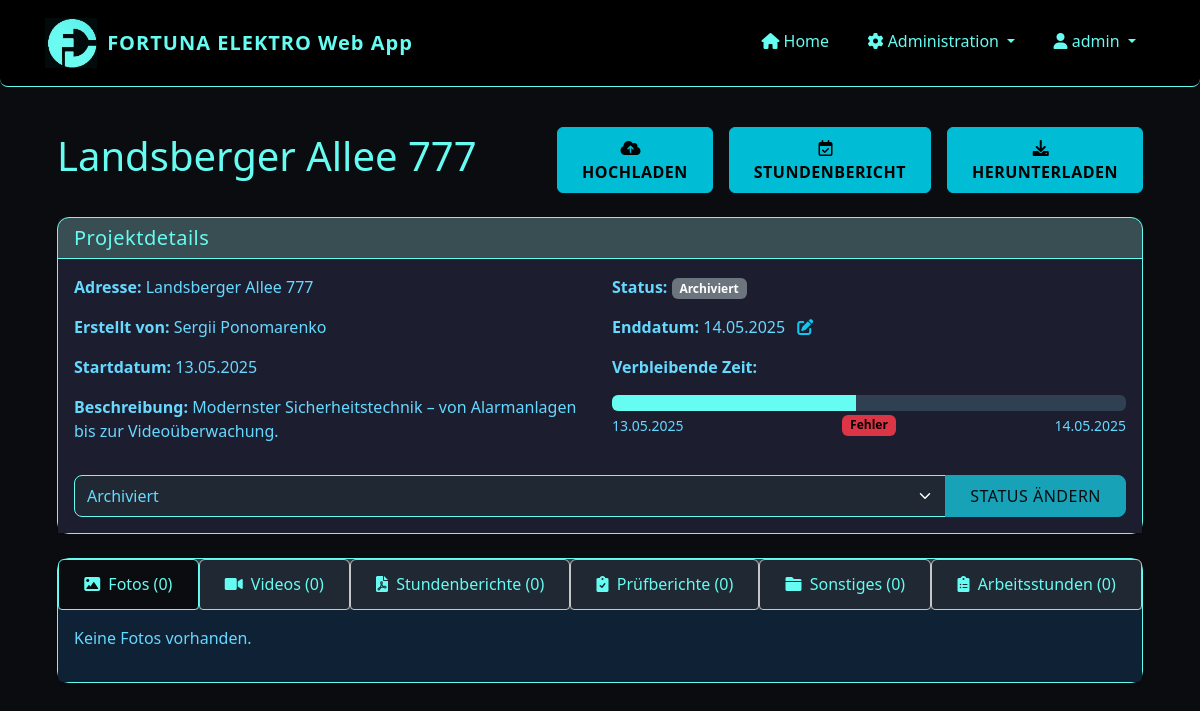
/project/3 (signed in), run on the app's committed database.
### app/models/user.py (models this page shows, shortened)
class User(UserMixin, db.Model):
    id = db.Column(db.Integer, primary_key=True)
    username = db.Column(db.String(64), unique=True, nullable=False)
    password_hash = db.Column(db.String(128), nullable=False)
    password = None  # Virtual field for Flask-Admin, not stored in DB
    role = db.Column(db.String(20), nullable=False, default='installateur')  # 'admin' oder 'installateur'
    is_active = db.Column(db.Boolean, default=True)
    created_at = db.Column(db.DateTime, default=datetime.utcnow)
    projects = db.relationship('Project', backref='creator', lazy='dynamic')
    files = db.relationship('File', backref='uploader', lazy='dynamic')
    timesheets = db.relationship('Timesheet', backref='employee', lazy='dynamic')
    def is_admin(self):
        return self.role == 'admin'

### app/models/project.py (models this page shows, shortened)
class Project(db.Model):
    id = db.Column(db.Integer, primary_key=True)
    name = db.Column(db.String(128), nullable=False)  # Adresse als Projektname
    description = db.Column(db.Text)
    start_date = db.Column(db.DateTime, default=datetime.utcnow)
    end_date = db.Column(db.DateTime)
    status = db.Column(db.String(20), default='in_bearbeitung')  # 'in_bearbeitung', 'abgeschlossen', 'archiviert'
    creator_id = db.Column(db.Integer, db.ForeignKey('user.id'))
    files = db.relationship('File', backref='project', lazy='dynamic', cascade='all, delete-orphan')
    timesheets = db.relationship('Timesheet', backref='project', lazy='dynamic', cascade='all, delete-orphan')
    def get_remaining_hours(self):
        if not self.end_date:
            return None
        now = datetime.now()
        time_diff = self.end_date - now
        if time_diff.total_seconds() <= 0:
            return 0
        total_hours = time_diff.total_seconds() / 3600
        return round(total_hours, 1)  # Auf eine Dezimalstelle runden
    def get_progress_percentage(self):
        if not self.end_date or not self.start_date:
            return 0
        now = datetime.now()
        if isinstance(self.start_date, datetime) and isinstance(self.end_date, datetime):
            total_duration = (self.end_date - self.start_date).total_seconds()
            elapsed_time = (now - self.start_date).total_seconds()
        if elapsed_time >= total_duration:
            return 100
        progress = (elapsed_time / total_duration) * 100
        return round(progress, 1)  # Auf eine Dezimalstelle runden

### app/routes/projects.py (the view)
@projects.route('/project/<int:project_id>')
@login_required
def view_project(project_id):
    project = Project.query.get_or_404(project_id)
    status_form = ProjectStatusForm(obj=project)
    photos = project.files.filter_by(file_type='foto').all()
    videos = project.files.filter_by(file_type='video').all()
    timesheets = project.files.filter_by(file_type='stundenbericht').all()
    reports = project.files.filter_by(file_type='pruefbericht').all()
    other_files = project.files.filter_by(file_type='sonstiges').all()
    timesheets_data = project.timesheets.order_by(Timesheet.date.desc()).all()
    status_form = ProjectStatusForm()
    status_form.status.data = project.status
    end_date_form = ProjectEndDateForm()
    if project.end_date:
        end_date_form.end_date.data = project.end_date
    return render_template(
        'projects/view.html',
        title=project.name,
        project=project,
        photos=photos,
        videos=videos,
        timesheets=timesheets,
        reports=reports,
        other_files=other_files,
        timesheets_data=timesheets_data,
        status_form=status_form,
        end_date_form=end_date_form,
        now=datetime.now(),
    )

### app/templates/projects/view.html (shortened to what this page needs)
{% extends "base.html" %}
{% block content %}
<link rel="stylesheet" href="{{ url_for('static', filename='css/projects_view.css') }}">
<link href="https://cdnjs.cloudflare.com/ajax/libs/font-awesome/6.0.0/css/all.min.css" rel="stylesheet">
<div class="container-fluid py-3">
    <div class="row align-items-center mb-4">
        <div class="col-12 col-md-6 mb-3 mb-md-0">
        <h1 style="color: var(--accent)">{{ project.name }}</h1>
        </div>
        <div class="col-12 col-md-6">
        <div class="d-flex flex-column flex-sm-row gap-3 justify-content-start justify-content-md-end">
            <a href="{{ url_for('files.upload_file', project_id=project.id) }}" class="btn btn-status-change py-2">
            <i class="fas fa-cloud-upload-alt me-2"></i>
            HOCHLADEN
            </a>
            <a href="{{ url_for('timesheets.new_timesheet', project_id=project.id) }}" class="btn btn-status-change py-2">
            <i class="far fa-calendar-check me-2"></i>
            STUNDENBERICHT
            </a>
            <a href="{{ url_for('files.download_project', project_id=project.id) }}" class="btn btn-status-change py-2">
            <i class="fas fa-download me-2"></i>
            HERUNTERLADEN
            </a>
        </div>
        </div>
    </div>
  <div class="card mb-4 mt-3 shadow-sm">
      <div class="card-header">
          <h5 class="mb-0">Projektdetails</h5>
      </div>
      <div class="card-body" style="background-color: #1d1d30;">
          <div class="row">
              <div class="col-md-6">
                  <p><strong>Adresse:</strong> {{ project.name }}</p>
                  <p><strong>Erstellt von:</strong> {{ project.creator.username }}</p>
                  <p><strong>Startdatum:</strong> {{ project.start_date.strftime('%d.%m.%Y') }}</p>
                  <p><strong>Beschreibung:</strong> {{ project.description or 'Keine Beschreibung' }}</p>
              </div>
              <div class="col-md-6">
                  <p><strong>Status:</strong>
                      {% if project.status == 'in_bearbeitung' %}
                          <span class="badge bg-primary">In Bearbeitung</span>
                      {% elif project.status == 'archiviert' %}
                          <span class="badge bg-secondary">Archiviert</span>
                      {% endif %}
                  </p>
                  {% if project.end_date %}
                  <p>
                      <strong>Enddatum:</strong> {{ project.end_date.strftime('%d.%m.%Y') }}
                      <a href="#" data-bs-toggle="modal" data-bs-target="#changeEndDateModal_{{ project.id }}" title="Enddatum ändern" class="text-info">
                          <i class="fas fa-edit ms-2"></i>
                      </a>
                  </p>
                  <div class="countdown-container mt-2 mb-3">
                      <p><strong>Verbleibende Zeit:</strong></p>
                      <div class="progress" style="height: 16px; background-color: #2f4052;">
                          <div class="progress-bar" id="project-progress-bar" role="progressbar"
                              style="background-color: var(--accent); width: {{ project.get_progress_percentage() }}%;"
                              aria-valuenow="{{ project.get_progress_percentage() }}" aria-valuemin="0" aria-valuemax="100"></div>
                      </div>
                      <div class="d-flex justify-content-between mt-1">
                          <small class="text-muted">{{ project.start_date.strftime('%d.%m.%Y') }}</small>
                          <span id="countdown-timer" class="badge"  style="color: #000 !important; font-weight: bold;">
                          </span>
                          <small class="text-muted">{{ project.end_date.strftime('%d.%m.%Y') }}</small>
                      </div>
                  </div>
                  {% endif %}
              </div>
          </div>
          <div class="mt-3">
              <form method="POST" action="{{ url_for('projects.update_status', project_id=project.id) }}">
                  <div class="input-group">
                      {{ status_form.status(class="form-select") }}
                      <button type="submit" class="btn btn-primary">Status ändern</button>
                  </div>
              </form>
          </div>
      </div>
  </div>
  <div class="card shadow-sm">
    <div class="card-body p-0">
      <ul class="nav nav-tabs nav-fill" id="projectTabs" role="tablist">
          <li class="nav-item" role="presentation">
              <button class="nav-link active" id="photos-tab" data-bs-toggle="tab" data-bs-target="#photos" type="button" role="tab" aria-controls="photos" aria-selected="true" onclick="applyActiveTabStyle(this)">
                  <i class="fas fa-image me-1"></i> Fotos ({{ photos|length }})
              </button>
          </li>
          <li class="nav-item" role="presentation">
              <button class="nav-link" id="videos-tab" data-bs-toggle="tab" data-bs-target="#videos" type="button" role="tab" aria-controls="videos" aria-selected="false" onclick="applyActiveTabStyle(this)">
                  <i class="fas fa-video me-1"></i> Videos ({{ videos|length }})
              </button>
          </li>
          <li class="nav-item" role="presentation">
              <button class="nav-link" id="timesheets-tab" data-bs-toggle="tab" data-bs-target="#timesheets" type="button" role="tab" aria-controls="timesheets" aria-selected="false" onclick="applyActiveTabStyle(this)">
                  <i class="fas fa-file-pdf me-1"></i> Stundenberichte ({{ timesheets|length }})
              </button>
          </li>
          <li class="nav-item" role="presentation">
              <button class="nav-link" id="reports-tab" data-bs-toggle="tab" data-bs-target="#reports" type="button" role="tab" aria-controls="reports" aria-selected="false" onclick="applyActiveTabStyle(this)">
                  <i class="fas fa-clipboard-check me-1"></i> Prüfberichte ({{ reports|length }})
              </button>
          </li>
          <li class="nav-item" role="presentation">
              <button class="nav-link" id="other-tab" data-bs-toggle="tab" data-bs-target="#other" type="button" role="tab" aria-controls="other" aria-selected="false" onclick="applyActiveTabStyle(this)">
                  <i class="fas fa-folder me-1"></i> Sonstiges ({{ other_files|length }})
              </button>
          </li>
          <li class="nav-item" role="presentation">
              <button class="nav-link" id="timesheet-data-tab" data-bs-toggle="tab" data-bs-target="#timesheet-data" type="button" role="tab" aria-controls="timesheet-data" aria-selected="false" onclick="applyActiveTabStyle(this)">
                  <i class="fas fa-clipboard-list me-1"></i> Arbeitsstunden ({{ timesheets|length }})
              </button>
          </li>
      </ul>
      <div class="tab-content p-3" id="projectTabsContent">
      <div class="tab-pane fade show active" id="photos" role="tabpanel">
          <div class="row">
              {% if photos %}
                  {% for file in photos %}
                      {{ file_card(file, 'photo') }}
                  {% endfor %}
              {% else %}
                  <div class="col-12">
                      <p class="text-light">Keine Fotos vorhanden.</p>
                  </div>
              {% endif %}
          </div>
      </div>
    </div>
  </div>
</div>
{% endblock %}

### app/templates/base.html (shortened to what this page needs)
<!DOCTYPE html>
<html lang="de">
<head>
    <link href="https://cdn.jsdelivr.net/npm/bootstrap@5.3.0/dist/css/bootstrap.min.css" rel="stylesheet">
    <link rel="stylesheet" href="https://cdn.jsdelivr.net/npm/bootstrap-icons@1.11.1/font/bootstrap-icons.css">
    <link rel="stylesheet" href="https://cdnjs.cloudflare.com/ajax/libs/font-awesome/6.0.0/css/all.min.css">
    <link rel="stylesheet" href="{{ url_for('static', filename='css/responsive.css') }}">
</head>
<body>
    <nav class="navbar navbar-expand-lg navbar-dark mb-4">
        <div class="container">
            <a class="navbar-brand d-flex align-items-center" href="{{ url_for('dashboard.index') }}">
                <img src="{{ url_for('static', filename='img/logo1.jpg') }}" alt="Fortuna Elektro Logo">
                <span>FORTUNA ELEKTRO Web App</span>
            </a>
            <div class="collapse navbar-collapse" id="navbarNav">
                <ul class="navbar-nav ms-auto">
                    {% if current_user.is_authenticated %}
                        <li class="nav-item">
                            <a class="nav-link" href="{{ url_for('dashboard.index') }}">
                                <i class="fas fa-home"></i> Home
                            </a>
                        </li>
                        {% if current_user.is_authenticated and current_user.is_admin() %}
                            <li class="nav-item dropdown">
                                <a class="nav-link dropdown-toggle" href="#" role="button" data-bs-toggle="dropdown">
                                    <i class="fas fa-cog"></i> Administration
                                </a>
                            </li>
                        {% endif %}
                        <li class="nav-item dropdown">
                            <a class="nav-link dropdown-toggle" href="#" role="button" data-bs-toggle="dropdown">
                                <i class="fas fa-user"></i> {{ current_user.username }}
                            </a>
                        </li>
                    {% else %}
                        <li class="nav-item">
                            <a class="nav-link" href="{{ url_for('auth.login') }}">
                                <i class="fas fa-sign-in-alt"></i> Anmelden
                            </a>
                        </li>
                    {% endif %}
                </ul>
            </div>
        </div>
    </nav>
    <div class="container content-container">
        {% block content %}{% endblock %}
    </div>
</body>
</html>

### data on the page
User: username "admin"
Project: name "Landsberger Allee 777", start_date "13.05.2025", description "Modernster Sicherheitstechnik – von Alarmanlagen bis zur Videoüberwachung.", end_date "14.05.2025", status "Archiviert"
User: creator.username "Sergii Ponomarenko"

### other printed values
{{ photos|length }} "0"
{{ videos|length }} "0"
{{ timesheets|length }} "0"
{{ reports|length }} "0"
{{ other_files|length }} "0"
